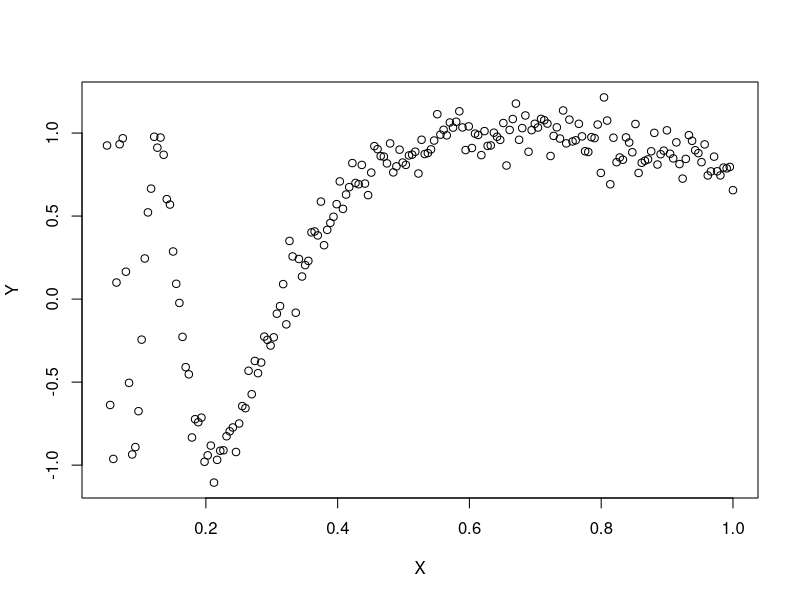

This figure's R source: (Note: this script raises an error after producing the figure.)
##############################
##############################
##############################
X = matrix(seq(.05,1,length=200),ncol=1)
Y = sin(1/X[,1]) + rnorm(100,0,.1)
plot(X,Y)
Xtest = matrix(seq(.05,1,length=1000),ncol=1)
Ytest = sin(1/Xtest[,1]) + rnorm(1000,0,.1)

p = 1

#Stochastic Gradient Descent Batch Parm
miniBatchParm = 25

# Utility functions
fF = function(X,b){
  return( X %*% b)
}
gam_kF = function(X,alpha){
  return(X * alpha)
}
sigF = function(gam_k){
  return(1/(1+exp(-gam_k)))
}
d_sigF = function(gam_k){
  return(sigF(gam_k)*(1-sigF(gam_k)))
}
ellF = function(Y,f){
  return((Y - f)**2)
}
rF = function(ell){
  return( mean( ell ))
}

# NN parms:
K             = 1
nIter         = 20000
learnRate     = .05


#Step 0: Initialize
bHat          = rnorm(K)
alphaHat      = matrix(rnorm(p*K),nrow=p,ncol=K)

bHatIter      = matrix(0,nrow=nIter,ncol=K)
alphaHatIter  = array(0,c(nIter,p,K))
#Step 1
for(iter in 1:nIter){
  batch = sample(1:n,miniBatchParm,replace=FALSE)
  Z     = sigF(X[batch,] %*% alphaHat)  
  for(j in 1:p){
    for(k in 1:K){
      #Step 2a: Forward
      gam_k = gam_kF(X[batch,],alphaHat[,k])
      Z[,k] = sigF(gam_k)
      f    = fF(Z,bHat)
      ell   = ellF(Y[batch],f)
      r     = rF(ell)
      #Step 2b: Backward
      ## beta
      dell_df = -2*(Y[batch] - f)
      df_dbk  = Z[,k]
      dR_dbk   = rF( dell_df*df_dbk )
      ## alpha
      df_dZk  = bHat[k]
      dZk_dgk  = d_sigF(gam_k)
      dgk_dakj = X[batch,j]
      dR_dakj  = rF(dgk_dakj * dZk_dgk * df_dZk * dell_df )
      #Step 3a: Update beta
      bHat[k]  = bHat[k] - learnRate * dR_dbk
    }
    #Step 3b: Update alpha
    alphaHat[j,k]  = alphaHat[j,k] - learnRate * dR_dakj
  }
  bHatIter[iter,]      = bHat
  alphaHatIter[iter,,] = alphaHat
}



bHat_LS = lm(Y~X-1)$coef

Yhat_LS = Xtest %*% bHat_LS
Yhat_NN = sigF(Xtest  %*% alphaHat) %*% bHat
rF( ellF(Ytest,Yhat_LS))
rF( ellF(Ytest,Yhat_NN))
plot(Xtest,Ytest)
plot(Xtest,Yhat_NN)
plot(Xtest,Yhat_LS)
#Get a plot of the first and second hidden unit on all of the training data

Z_train_k = drop(sigF(X %*% alphaHat[,1:2]))
plot(Z_train_k)

#Which hidden unit has the largest value for the first test observations?
drop(sigF(gam_kF(Xtest[1,],alphaHat)))
